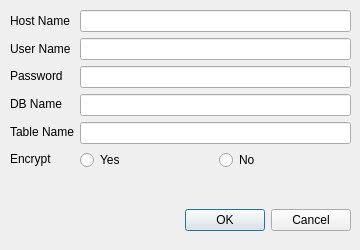
<?xml version="1.0" encoding="UTF-8"?>
<ui version="4.0">
 <class>connection_settings</class>
 <widget class="QDialog" name="connection_settings">
  <property name="geometry">
   <rect>
    <x>0</x>
    <y>0</y>
    <width>360</width>
    <height>250</height>
   </rect>
  </property>
  <property name="minimumSize">
   <size>
    <width>360</width>
    <height>250</height>
   </size>
  </property>
  <property name="maximumSize">
   <size>
    <width>360</width>
    <height>250</height>
   </size>
  </property>
  <property name="windowTitle">
   <string>Connection Settings</string>
  </property>
  <widget class="QWidget" name="formLayoutWidget">
   <property name="geometry">
    <rect>
     <x>10</x>
     <y>10</y>
     <width>341</width>
     <height>221</height>
    </rect>
   </property>
   <layout class="QFormLayout" name="formLayout">
    <property name="fieldGrowthPolicy">
     <enum>QFormLayout::AllNonFixedFieldsGrow</enum>
    </property>
    <item row="0" column="0">
     <layout class="QVBoxLayout" name="verticalLayout_2">
      <item>
       <widget class="QLabel" name="host_label">
        <property name="text">
         <string>Host Name</string>
        </property>
       </widget>
      </item>
      <item>
       <widget class="QLabel" name="user_label">
        <property name="text">
         <string>User Name</string>
        </property>
       </widget>
      </item>
      <item>
       <widget class="QLabel" name="password_label">
        <property name="text">
         <string>Password</string>
        </property>
       </widget>
      </item>
      <item>
       <widget class="QLabel" name="db_label">
        <property name="text">
         <string>DB Name</string>
        </property>
       </widget>
      </item>
      <item>
       <widget class="QLabel" name="table_label">
        <property name="text">
         <string>Table Name</string>
        </property>
       </widget>
      </item>
      <item>
       <widget class="QLabel" name="encrypt_label">
        <property name="text">
         <string>Encrypt</string>
        </property>
       </widget>
      </item>
     </layout>
    </item>
    <item row="0" column="1">
     <layout class="QVBoxLayout" name="verticalLayout">
      <item>
       <widget class="QLineEdit" name="host_name">
        <property name="text">
         <string/>
        </property>
       </widget>
      </item>
      <item>
       <widget class="QLineEdit" name="user_name">
        <property name="text">
         <string/>
        </property>
       </widget>
      </item>
      <item>
       <widget class="QLineEdit" name="password">
        <property name="inputMask">
         <string notr="true"/>
        </property>
        <property name="text">
         <string/>
        </property>
        <property name="echoMode">
         <enum>QLineEdit::PasswordEchoOnEdit</enum>
        </property>
       </widget>
      </item>
      <item>
       <widget class="QLineEdit" name="db_name">
        <property name="text">
         <string/>
        </property>
       </widget>
      </item>
      <item>
       <widget class="QLineEdit" name="table_name">
        <property name="text">
         <string/>
        </property>
       </widget>
      </item>
      <item>
       <layout class="QHBoxLayout" name="horizontalLayout">
        <item>
         <widget class="QRadioButton" name="encrypt_true">
          <property name="text">
           <string>Yes</string>
          </property>
         </widget>
        </item>
        <item>
         <widget class="QRadioButton" name="encrypt_false">
          <property name="text">
           <string>No</string>
          </property>
         </widget>
        </item>
       </layout>
      </item>
     </layout>
    </item>
    <item row="2" column="1">
     <widget class="QDialogButtonBox" name="buttonBox">
      <property name="orientation">
       <enum>Qt::Horizontal</enum>
      </property>
      <property name="standardButtons">
       <set>QDialogButtonBox::Cancel|QDialogButtonBox::Ok</set>
      </property>
     </widget>
    </item>
    <item row="1" column="1">
     <spacer name="verticalSpacer">
      <property name="orientation">
       <enum>Qt::Vertical</enum>
      </property>
      <property name="sizeHint" stdset="0">
       <size>
        <width>20</width>
        <height>40</height>
       </size>
      </property>
     </spacer>
    </item>
   </layout>
  </widget>
 </widget>
 <resources/>
 <connections>
  <connection>
   <sender>buttonBox</sender>
   <signal>accepted()</signal>
   <receiver>connection_settings</receiver>
   <slot>accept()</slot>
   <hints>
    <hint type="sourcelabel">
     <x>248</x>
     <y>254</y>
    </hint>
    <hint type="destinationlabel">
     <x>157</x>
     <y>274</y>
    </hint>
   </hints>
  </connection>
  <connection>
   <sender>buttonBox</sender>
   <signal>rejected()</signal>
   <receiver>connection_settings</receiver>
   <slot>reject()</slot>
   <hints>
    <hint type="sourcelabel">
     <x>316</x>
     <y>260</y>
    </hint>
    <hint type="destinationlabel">
     <x>286</x>
     <y>274</y>
    </hint>
   </hints>
  </connection>
 </connections>
</ui>
